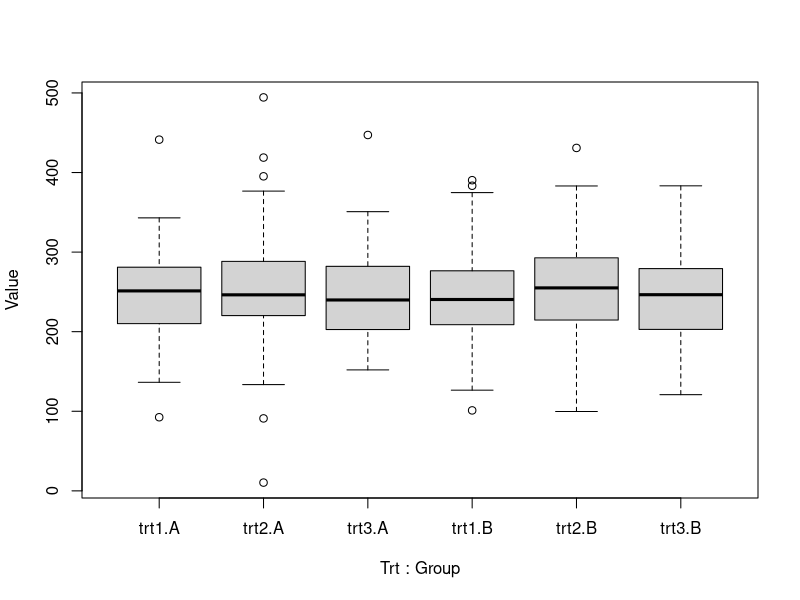
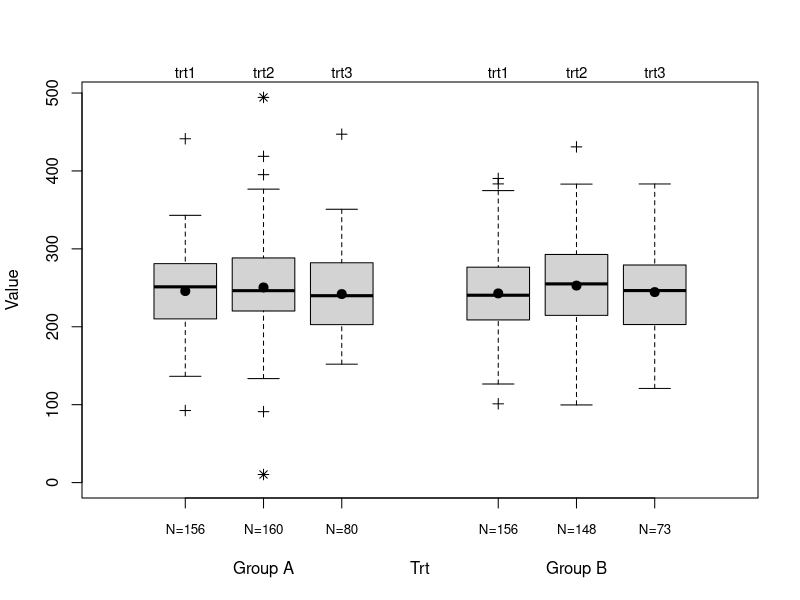

Here is the R script that generated these plots, in order:
## ---- chunk 1
mydf <- read.csv("../data/sample.csv", head = T)
boxplot(Value ~ Trt + Group, data=mydf)
## ---- chunk 2
# 각 Group, trt에 대한 최소값 Q1, 평균, 중위수, Q3, 최대값 계산
summary.tab <- aggregate(mydf["Value"], mydf[c("Group","Trt")], 
                         summary)
summary.tab <- cbind(summary.tab[,1:2], as.data.frame(summary.tab$Value))

IQR.tab <- aggregate(mydf["Value"], mydf[c("Group","Trt")], 
                     IQR)

summary.tab <- merge(summary.tab, IQR.tab, by=c("Group", "Trt"))
names(summary.tab) <- c("Group", "Trt", "Min", "Q1", "Median",
                        "Mean", "Q3", "Max", "IQR")

summary.tab$IQR15 <- summary.tab$IQR*1.5
summary.tab$IQR30 <- summary.tab$IQR*3.0

# Lower Inner Fence (Q1 - 1.5 * IQR)
summary.tab$Lower.IF <- with(summary.tab, Q1 - IQR15)
# Lower Outer Fence (Q1 - 3 * IQR)
summary.tab$Lower.OF <- with(summary.tab, Q1 - IQR30)
# Upper Inner Fence (Q3 + 1.5 * IQR)
summary.tab$Upper.IF <- with(summary.tab, Q3 + IQR15)
# Upper Outter Fence (Q3 + 3 * IQR)
summary.tab$Upper.OF <- with(summary.tab, Q3 + IQR30)

# 각 범주별 관측치수 구하기
n.obs <- aggregate(mydf["Value"], mydf[c("Trt","Group")], length)
xlabel <- paste("N=", n.obs$Value, sep = "")

# Boxplot 그리기
at <- c(1:3, 5:7) 
labels <- c("trt1","trt2","trt3")
boxplot(Value~Trt, data=mydf, subset=Group=="A", axes=F, outline=F, 
        xlim=c(0,8), at=c(1:3), ylim=c(0, max(mydf$Value)))
boxplot(Value~Trt, data=mydf, subset=Group=="B", axes=F, outline=F, 
        xlim=c(5,7), add=T, at=c(5:7))
# y축
axis(2) 
# x축에 관측치 수, N=??, 표시
axis(1, at=at, labels=xlabel,las=1, cex.axis=0.8 ) 
# Group 라벨
mtext(c("Group A","Group B"), side=1, line=3, at=c(2, 6)) 
# trt 라벨
mtext(labels, side=3,at=at, cex=0.9)
# Box plot에 평균치 표시 
points(at, summary.tab$Mean, cex=1.2, pch=19)                                                                                   
box()

# Inner Fence와 Outter Fence의 이상치 그리기
nn <- 1 
for (i in c("A","B")) {
  for (j in c("trt1","trt2","trt3")){    
    sub.df <- subset(mydf, Group == i & Trt == j)
    Outer.Fence <- sub.df$Value > summary.tab$Upper.OF[nn] | 
      sub.df$Value < summary.tab$Lower.OF[nn]
    Inner.Fence <- (sub.df$Value <= summary.tab$Upper.OF[nn] &
                sub.df$Value > summary.tab$Upper.IF[nn]) |
      (sub.df$Value >= summary.tab$Lower.OF[nn] &
         sub.df$Value < summary.tab$Lower.IF[nn]) 
    indicator <- ifelse(Inner.Fence , TRUE, FALSE)
    if(sum(indicator) > 0){
      points(rep(at[nn], sum(indicator)), sub.df$Value[which(indicator)], 
             pch=3)      
    }
    indicator <- ifelse(Outer.Fence , TRUE, FALSE)
    if(sum(indicator) > 0){
      points(rep(at[nn], sum(indicator)), sub.df$Value[which(indicator)], 
             pch=8)      
    }
    
    nn <- nn + 1
  }
}
